Frame 1 (no input): blank canvas, image omitted
Frame 60 (no input): blank canvas, image omitted
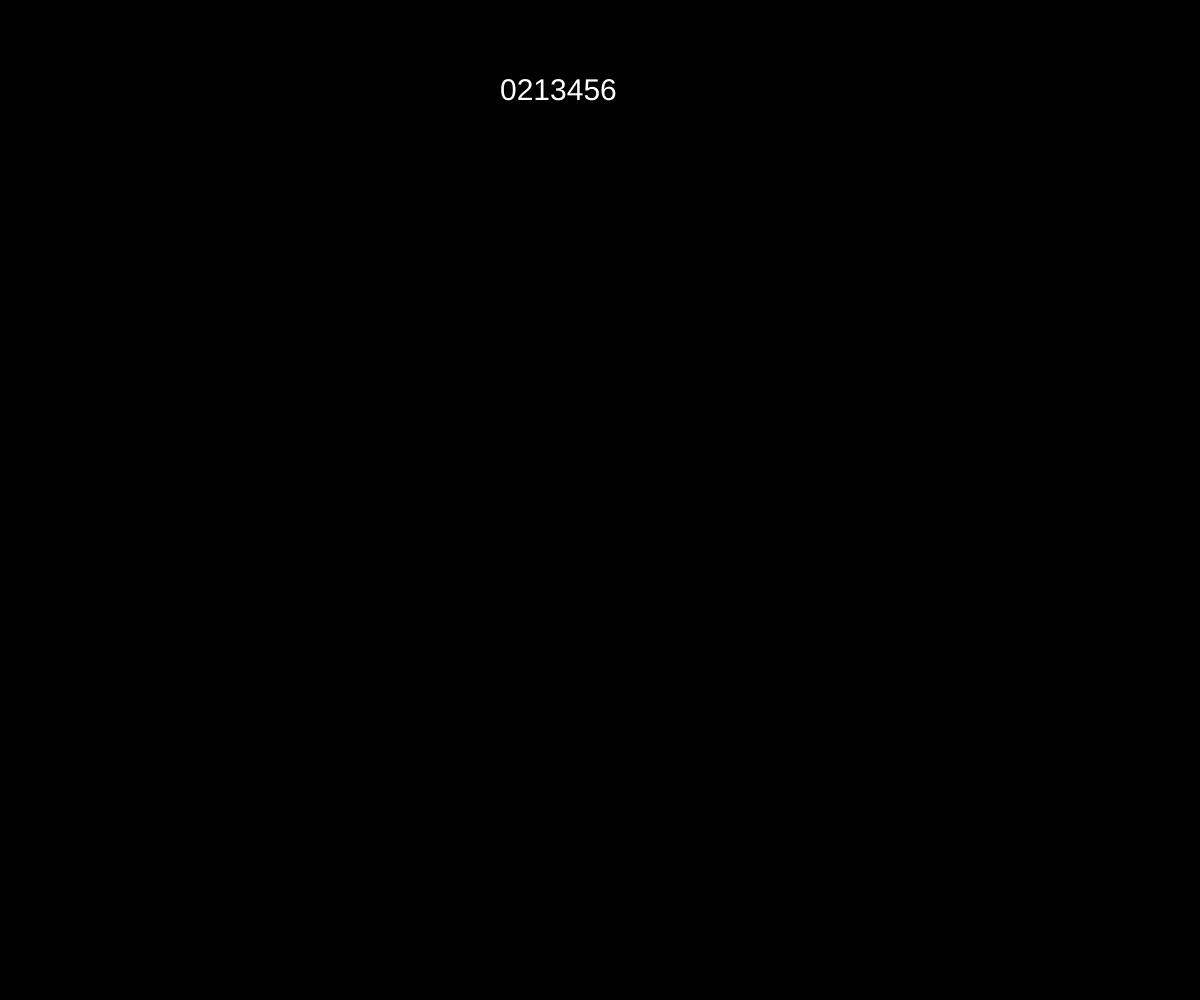
Frame 120 (the mouse pressed at the canvas centre since frame 60)

The p5.js sketch whose frames 1 and 60 were blank and that drew this single picture after the mouse press (run headless with seeded random() and noise() and a simulated clock; from frame 60 on, the mouse is pressed at the canvas centre):

// p5.js sketch
// ── sketch.js
let vals = [0, 1, 2,3,4,5,6];
let x = -1;
let y = -1;
function setup() {
  createCanvas(windowWidth, windowHeight);

}
function nextP(vals) {
  for (let i = 0; i < vals.length - 1; i++) {
    if (vals[i] < vals[i + 1]) {
      x = i;
    }
  }
  if (x === -1) {
    console.log("No more permutations");
    return null;
  }
  for (let j = x; j < vals.length; j++) {
    if (vals[j] > vals[x]) {
      y = j;
    }
  }

  let temp = vals.slice(vals);
  swap(temp, x, y);
  vals = rev(temp, x + 1)
  x = -1;
  return vals;
}
function swap(arr, x, y) {
  let temp = arr[x];
  arr[x] = arr[y];
  arr[y] = temp;
}
function rev(arr, p) {
  let b = arr.slice(p);
  b = reverse(b);
  let c = arr.slice(0, p);
  let d = c.concat(b);
  return d;
}
function draw() {
    background(0);
  vals = nextP(vals);
  if (vals === null) noLoop();
  else console.log(vals);
  let str =''
  for(let i = 0;i<vals.length;i++){
      str+=vals[i]
  }
  fill(255)
  textSize(30)
  text(str,width/2-100, 100)
}
